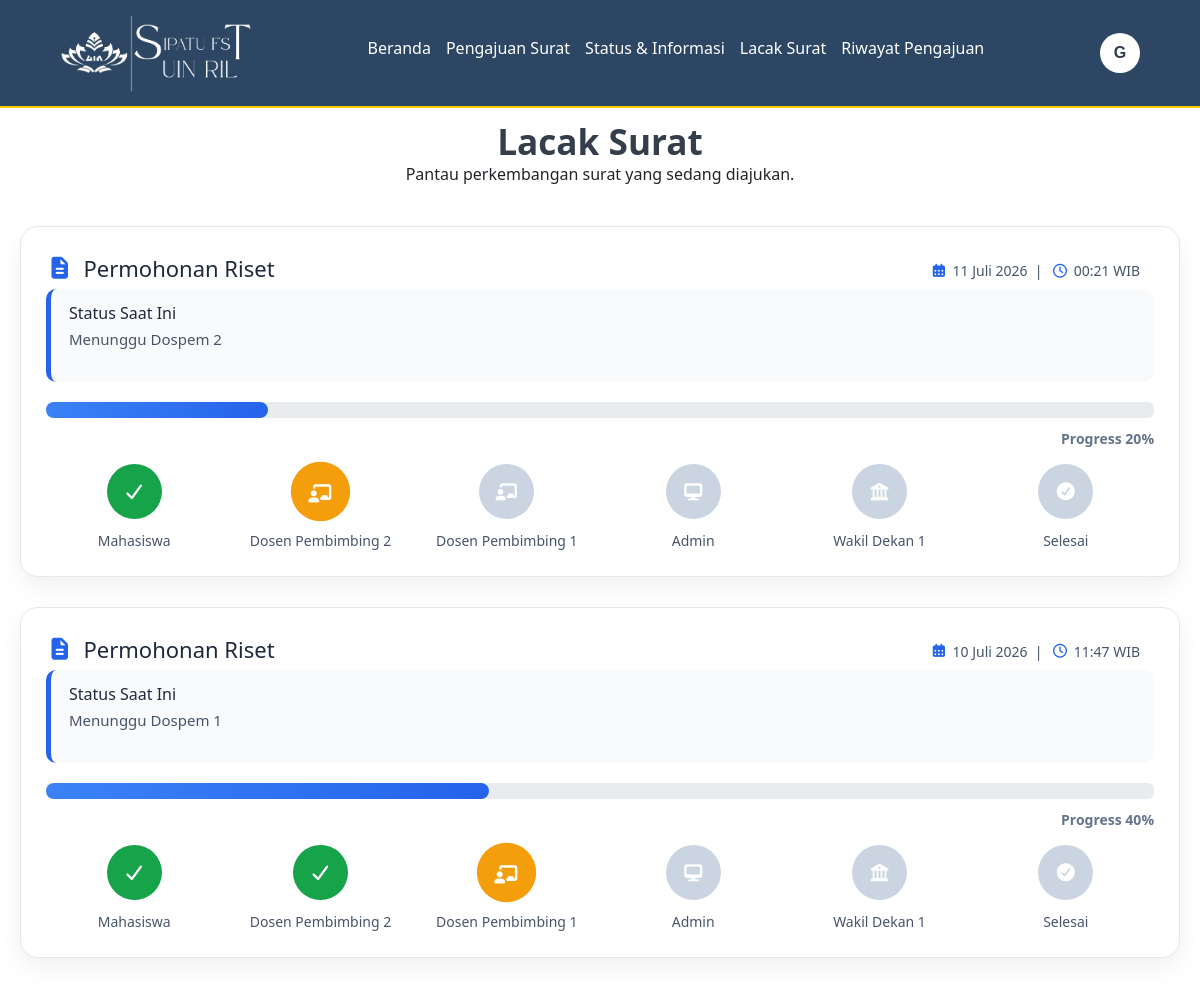
Screenshot of /mhs_lacak.php (signed in) with the database file from the repository.
### tables this page shows
CREATE TABLE `surat_pengajuan` (
  `id_surat` int(11) NOT NULL,
  `id_mhs` int(11) NOT NULL,
  `id_jenis` int(11) NOT NULL,
  `nomor_surat` varchar(50) NOT NULL,
  `tanggal_pengajuan` datetime NOT NULL,
  `status_akhir` varchar(50) NOT NULL,
  `file_surat_final` varchar(255) NOT NULL,
  `dokumen_hash` varchar(100) NOT NULL,
  `status_pimpinan` enum('Menunggu','Disetujui','Ditolak') DEFAULT 'Menunggu',
  `status_balasan` varchar(50) DEFAULT 'Tidak Ada',
  `ttd_pimpinan` varchar(255) DEFAULT NULL
);

CREATE TABLE `jenis_surat` (
  `id_jenis` int(11) NOT NULL,
  `nama_surat` varchar(100) NOT NULL,
  `kode_surat` varchar(20) NOT NULL,
  `deskripsi` text DEFAULT NULL,
  `file_template` varchar(255) DEFAULT NULL,
  `status` tinyint(1) DEFAULT 1,
  `isi_template` longtext DEFAULT NULL
);

### mhs_lacak.php (the view, shortened to what this page needs)
<?php
include "koneksi.php";
$id_mhs = $_SESSION['id_mhs'];
$namaLengkap = isset($_SESSION['nama_lengkap']) ? $_SESSION['nama_lengkap'] : 'Pengguna';
$inisial = '';
$namaParts = explode(' ', $namaLengkap);
if (!empty($namaParts)) {
    $inisial = strtoupper(substr($namaParts[0], 0, 1));
}
$query_lacak = mysqli_query($koneksi, "
SELECT
    sp.id_surat,
    sp.nomor_surat,
    sp.tanggal_pengajuan,
    sp.status_akhir,
    COALESCE(dsr.status_pb1, 'N/A') AS status_pb1,
    COALESCE(dsr.status_pb2, 'N/A') AS status_pb2,
    COALESCE(dak.status_pa, 'N/A') AS status_pa, /* Tambahan untuk status PA */
    sp.status_pimpinan,
    sp.file_surat_final,
    sp.dokumen_hash,
    js.nama_surat
FROM surat_pengajuan sp
JOIN jenis_surat js ON js.id_jenis = sp.id_jenis
LEFT JOIN detail_surat_riset dsr ON sp.id_surat = dsr.id_surat
LEFT JOIN detail_aktif_kuliah dak ON sp.id_surat = dak.id_surat /* Tambahan JOIN untuk surat aktif */
WHERE sp.id_mhs = '$id_mhs'
AND sp.status_akhir <> 'Selesai'
AND sp.status_akhir NOT LIKE 'Ditolak%'
ORDER BY sp.tanggal_pengajuan DESC
");
function tanggalIndonesia($tanggal)
{
    $bulan = [
        1 => "Januari",
        "Februari",
        "Maret",
        "April",
        "Mei",
        "Juni",
        "Juli",
        "Agustus",
        "September",
        "Oktober",
        "November",
        "Desember"
    ];
    $time = strtotime($tanggal);
    return date("d", $time) . " " .
        $bulan[(int)date("m", $time)] . " " .
        date("Y", $time);
}
function getTimeline($namaSurat)
{
    $nama = strtolower($namaSurat);
    if (strpos($nama, "riset") !== false) {
        return [
            "Mahasiswa",
            "Dosen Pembimbing 2",
            "Dosen Pembimbing 1",
            "Admin",
            "Wakil Dekan 1",
            "Selesai"
        ];
    }
    return [
        "Mahasiswa",
        "Admin",
        "Selesai"
    ];
}
function getIcon($step)
{
    switch (strtolower($step)) {
        case "dosen pembimbing 1":
            return "fa-chalkboard-user";
        case "dosen pembimbing 2":
            return "fa-chalkboard-user";
        case "admin":
            return "fa-desktop";
        case "wakil dekan 1":
            return "fa-building-columns";
        case "selesai":
            return "fa-circle-check";
    }
}
function getProgress($timeline, $posisiSekarang)
{
    $currentStep = 0;
    foreach ($timeline as $i => $step) {
        if (
            strtolower(trim($step))
            ==
            strtolower(trim($posisiSekarang))
        ) {
            $currentStep = $i;
            break;
        }
    }
    $totalStep = count($timeline) - 1;
    if ($totalStep <= 0) {
        $persen = 0;
    } else {
        $persen = ($currentStep / $totalStep) * 100;
    }
    return [
        $currentStep,
        $persen
    ];
}
function getPosisiDariStatus($statusAkhir, $namaSurat)
{
    $status = strtolower($statusAkhir);
    if (strpos($status, 'dospem 1') !== false || strpos($status, 'pembimbing 1') !== false) {
        return "Dosen Pembimbing 1";
    }
    if (strpos($status, 'dospem 2') !== false || strpos($status, 'pembimbing 2') !== false) {
        return "Dosen Pembimbing 2";
    }
    return "Mahasiswa";
}
?>
<!DOCTYPE html>
<html lang="id">
<head>
    <link rel="stylesheet" href="style.css?v=<?= time(); ?>">
    <link rel="stylesheet" href="https://cdnjs.cloudflare.com/ajax/libs/font-awesome/7.0.1/css/all.min.css">
    <link href="https://cdn.jsdelivr.net/npm/bootstrap@5.3.0/dist/css/bootstrap.min.css" rel="stylesheet">
</head>
<body>
    <nav class="my-navbar">
        <a href="#" class="my-navbar-logo">
            <img src="images/logo2.png" alt="navbar-logo">
        </a>
        <div class="my-navbar-nav">
            <a href="mhs_beranda.php#home">Beranda</a>
            <a href="mhs_beranda.php#services">Pengajuan Surat</a>
            <a href="mhs_beranda.php#status-info">Status & Informasi</a>
            <a href="mhs_lacak.php">Lacak Surat</a>
            <a href="mhs_riwayat.php">Riwayat Pengajuan</a>
        </div>
        <div class="my-navbar-extra">
            <div class="user-menu-container">
                <button id="user-btn" class="user-btn">
                    <span class="avatar-inisial"><?= htmlspecialchars($inisial) ?></span>
                </button>
            </div>
        </div>
    </nav>
    <section class="container-lacak">
        <div class="riwayat-permohonan-header">
            <h2>Lacak Surat</h2>
            <p>Pantau perkembangan surat yang sedang diajukan.</p>
        </div>
        <?php if (mysqli_num_rows($query_lacak) > 0): ?>
            <?php while ($row = mysqli_fetch_assoc($query_lacak)): ?>
                <?php
                $timeline = getTimeline($row['nama_surat']);
                $posisi_saat_ini = getPosisiDariStatus($row['status_akhir'], $row['nama_surat']);
                list($currentStep, $persen) = getProgress($timeline, $posisi_saat_ini);
                ?>
                <div class="card-surat">
                    <div class="card-header">
                        <div class="card-info">
                            <h3>
                                <i class="fa-solid fa-file-lines"></i>
                                <?= htmlspecialchars($row['nama_surat']) ?>
                            </h3>
                        </div>
                        <div class="tanggal">
                            <i class="fa-solid fa-calendar-days"></i>
                            <?= tanggalIndonesia($row['tanggal_pengajuan']) ?>
                            &nbsp;|&nbsp;
                            <i class="fa-regular fa-clock"></i>
                            <?= date('H:i', strtotime($row['tanggal_pengajuan'])) ?> WIB
                        </div>
                    </div>
                    <div class="status-sekarang">
                        <h4>Status Saat Ini</h4>
                        <p>
                            <?= htmlspecialchars($row['status_akhir']) ?>
                        </p>
                    </div>
                    <div class="progress">
                        <div class="progress-bar" style="width:<?= $persen ?>%;"></div>
                    </div>
                    <div class="progress-text">
                        Progress <?= round($persen) ?>%
                    </div>
                    <div class="timeline">
                        <?php foreach ($timeline as $index => $step): ?>
                            <?php
                            $class = "pending";
                            if ($index < $currentStep) {
                                $class = "done";
                            } elseif ($index == $currentStep) {
                                $class = "active";
                            }
                            ?>
                            <div class="step <?= $class ?>">
                                <div class="circle">
                                    <?php if ($class == "done"): ?>
                                        <i class="fa-solid fa-check"></i>
                                    <?php else: ?>
                                        <i class="fa-solid <?= getIcon($step) ?>"></i>
                                    <?php endif; ?>
                                </div>
                                <span>
                                    <?= $step ?>
                                </span>
                            </div>
                        <?php endforeach; ?>
                    </div>
                </div>
            <?php endwhile; ?>
        <?php endif; ?>
    </section>
</body>
</html>

### style.css (style rules this page uses)
html { scroll-behavior: smooth; scroll-padding-top: 100px; }
* { margin: 0; padding: 0; box-sizing: border-box; }
body { font-family: "Montserrat", sans-serif; min-height: 100vh; }
.user-menu-container { position: relative; display: inline-block; font-family: sans-serif; }
.avatar-inisial { display: inline-flex; align-items: center; justify-content: center; width: 40px; height: 40px; border-radius: 50%; background-color: #ffffff; color: #2b3c53; font-weight: bold; font-size: 16px; text-transform: uppercase; }
.user-btn { background: none; border: none; color: white; font-size: 28px; cursor: pointer; padding: 0; display: flex; align-items: center; }
.my-navbar { background-color: #2c4664; border-bottom: 2px solid #ffcc00; display: flex; justify-content: space-between; align-items: center; padding: 0.8rem 5%; position: fixed; top: 0; left: 0; right: 0; z-index: 1060; }
.my-navbar .my-navbar-nav { display: flex; align-items: center; gap: 15px; }
.my-navbar .my-navbar-nav a { color: #fff; display: inline-block; text-decoration: none; font-size: 1rem; }
.my-navbar .my-navbar-nav a::after { content: ""; display: block; padding-bottom: 0.5rem; border-bottom: 0.1rem solid #ffcc00; transform: scaleX(0); transition: 0.2s linear; }
.my-navbar-logo img { width: auto; height: 80px; max-width: 100%; }
.container-lacak { max-width: 1200px; margin: 100px auto 50px; padding: 20px; }
.riwayat-permohonan-header { text-align: center; margin-bottom: 40px; }
.riwayat-permohonan-header h2 { font-size: 2.2rem; font-weight: 700; color: #353f4b; margin: 0; display: inline-block; position: relative; }
.card-surat { background: #ffffff; border: 1px solid #e5e7eb; border-radius: 18px; padding: 25px; margin-bottom: 30px; box-shadow: 0 10px 25px rgba(0, 0, 0, 0.06); transition: 0.3s; }
.card-header { display: flex; justify-content: space-between; align-items: center; gap: 20px; border-bottom: 1px solid #e5e7eb; padding-bottom: 18px; margin-bottom: 20px; }
.card-info h3 { display: flex; align-items: center; gap: 10px; font-size: 22px; color: #1e293b; margin-bottom: 5px; }
.card-info h3 i { color: #2563eb; }
.tanggal { display: flex; align-items: center; gap: 5px; margin-bottom: 0; color: #475569; font-size: 14px; padding: 8px 14px; }
.tanggal i { color: #2563eb; }
.status-sekarang { background: #f8fafc; border-left: 5px solid #2563eb; border-radius: 10px; padding: 15px 18px; margin-bottom: 20px; }
.status-sekarang h4 { font-size: 16px; color: #1e293b; margin-bottom: 5px; }
.status-sekarang p { color: #475569; font-size: 15px; }
.progress { width: 100%; height: 10px; background: #e5e7eb; border-radius: 100px; overflow: hidden; margin: 20px 0 10px; }
.progress-bar { height: 100%; border-radius: 100px; background: linear-gradient(90deg, #3b82f6, #2563eb); transition: width 0.5s ease; }
.progress-text { text-align: right; color: #64748b; font-size: 14px; font-weight: 600; margin-bottom: 10px; }
.timeline { display: flex; justify-content: space-between; margin-top: 15px; position: relative; gap: 10px; }
.step { flex: 1; text-align: center; }
.circle { width: 55px; height: 55px; border-radius: 50%; display: flex; align-items: center; justify-content: center; margin: auto; color: white; font-size: 18px; margin-bottom: 12px; transition: 0.3s; }
.step span { display: block; font-size: 14px; color: #475569; line-height: 20px; }
.step.done .circle { background: #16a34a; }
.step.active .circle { background: #f59e0b; transform: scale(1.08); }
.step.pending .circle { background: #cbd5e1; }

### rows the page displays
surat_pengajuan: id_jenis.nama_surat "Permohonan Riset", tanggal_pengajuan "11 Juli 2026", tanggal_pengajuan "00:21", status_akhir "Menunggu Dospem 2", persen "20", step "Mahasiswa", step "Dosen Pembimbing 2", step "Dosen Pembimbing 1", step "Admin", step "Wakil Dekan 1", step "Selesai"
surat_pengajuan: id_jenis.nama_surat "Permohonan Riset", tanggal_pengajuan "10 Juli 2026", tanggal_pengajuan "11:47", status_akhir "Menunggu Dospem 1", persen "40", step "Mahasiswa", step "Dosen Pembimbing 2", step "Dosen Pembimbing 1", step "Admin", step "Wakil Dekan 1", step "Selesai"

### other values shown
$inisial "G"
